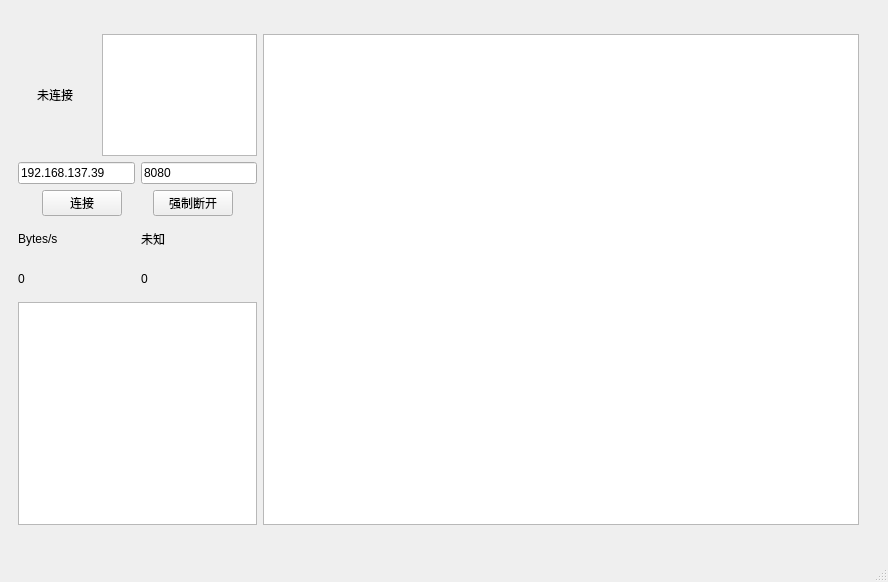
<?xml version="1.0" encoding="UTF-8"?>
<ui version="4.0">
 <class>TCP_Client</class>
 <widget class="QMainWindow" name="TCP_Client">
  <property name="geometry">
   <rect>
    <x>0</x>
    <y>0</y>
    <width>888</width>
    <height>582</height>
   </rect>
  </property>
  <property name="windowTitle">
   <string>TCP_Client</string>
  </property>
  <widget class="QWidget" name="centralwidget">
   <widget class="QWidget" name="horizontalLayoutWidget">
    <property name="geometry">
     <rect>
      <x>18</x>
      <y>34</y>
      <width>841</width>
      <height>491</height>
     </rect>
    </property>
    <layout class="QHBoxLayout" name="horizontalLayout_4" stretch="2,5">
     <item>
      <layout class="QVBoxLayout" name="verticalLayout_2" stretch="3,5">
       <item>
        <layout class="QVBoxLayout" name="verticalLayout" stretch="1,2,2">
         <item>
          <layout class="QHBoxLayout" name="horizontalLayout_3" stretch="1,2,1,8">
           <item>
            <spacer name="horizontalSpacer_5">
             <property name="orientation">
              <enum>Qt::Horizontal</enum>
             </property>
             <property name="sizeHint" stdset="0">
              <size>
               <width>40</width>
               <height>20</height>
              </size>
             </property>
            </spacer>
           </item>
           <item>
            <widget class="QLabel" name="Point0">
             <property name="text">
              <string>未连接</string>
             </property>
            </widget>
           </item>
           <item>
            <spacer name="horizontalSpacer_4">
             <property name="orientation">
              <enum>Qt::Horizontal</enum>
             </property>
             <property name="sizeHint" stdset="0">
              <size>
               <width>40</width>
               <height>20</height>
              </size>
             </property>
            </spacer>
           </item>
           <item>
            <widget class="QTextBrowser" name="Read_Text"/>
           </item>
          </layout>
         </item>
         <item>
          <layout class="QHBoxLayout" name="horizontalLayout">
           <item>
            <widget class="QLineEdit" name="Input_IP">
             <property name="text">
              <string>192.168.137.39</string>
             </property>
            </widget>
           </item>
           <item>
            <widget class="QLineEdit" name="Input_Port">
             <property name="text">
              <string>8080</string>
             </property>
            </widget>
           </item>
          </layout>
         </item>
         <item>
          <layout class="QHBoxLayout" name="horizontalLayout_2">
           <item>
            <spacer name="horizontalSpacer_2">
             <property name="orientation">
              <enum>Qt::Horizontal</enum>
             </property>
             <property name="sizeHint" stdset="0">
              <size>
               <width>40</width>
               <height>20</height>
              </size>
             </property>
            </spacer>
           </item>
           <item>
            <widget class="QPushButton" name="Button0">
             <property name="text">
              <string>连接</string>
             </property>
            </widget>
           </item>
           <item>
            <spacer name="horizontalSpacer">
             <property name="orientation">
              <enum>Qt::Horizontal</enum>
             </property>
             <property name="sizeHint" stdset="0">
              <size>
               <width>40</width>
               <height>20</height>
              </size>
             </property>
            </spacer>
           </item>
           <item>
            <widget class="QPushButton" name="Button1">
             <property name="text">
              <string>强制断开</string>
             </property>
            </widget>
           </item>
           <item>
            <spacer name="horizontalSpacer_3">
             <property name="orientation">
              <enum>Qt::Horizontal</enum>
             </property>
             <property name="sizeHint" stdset="0">
              <size>
               <width>40</width>
               <height>20</height>
              </size>
             </property>
            </spacer>
           </item>
          </layout>
         </item>
        </layout>
       </item>
       <item>
        <layout class="QVBoxLayout" name="verticalLayout_3" stretch="2,6">
         <item>
          <layout class="QHBoxLayout" name="horizontalLayout_5">
           <item>
            <layout class="QVBoxLayout" name="verticalLayout_4">
             <item>
              <widget class="QLabel" name="label_3">
               <property name="text">
                <string>Bytes/s</string>
               </property>
              </widget>
             </item>
             <item>
              <widget class="QLabel" name="label">
               <property name="text">
                <string>0</string>
               </property>
              </widget>
             </item>
            </layout>
           </item>
           <item>
            <layout class="QVBoxLayout" name="verticalLayout_5">
             <item>
              <widget class="QLabel" name="label_4">
               <property name="text">
                <string>未知</string>
               </property>
              </widget>
             </item>
             <item>
              <widget class="QLabel" name="label_2">
               <property name="text">
                <string>0</string>
               </property>
              </widget>
             </item>
            </layout>
           </item>
          </layout>
         </item>
         <item>
          <widget class="QChartView" name="Data_Chart"/>
         </item>
        </layout>
       </item>
      </layout>
     </item>
     <item>
      <widget class="QGraphicsView" name="image_view"/>
     </item>
    </layout>
   </widget>
  </widget>
  <widget class="QMenuBar" name="menubar">
   <property name="geometry">
    <rect>
     <x>0</x>
     <y>0</y>
     <width>888</width>
     <height>21</height>
    </rect>
   </property>
  </widget>
  <widget class="QStatusBar" name="statusbar"/>
 </widget>
 <customwidgets>
  <customwidget>
   <class>QChartView</class>
   <extends>QGraphicsView</extends>
   <header location="global">qchartview.h</header>
  </customwidget>
 </customwidgets>
 <resources/>
 <connections/>
</ui>
